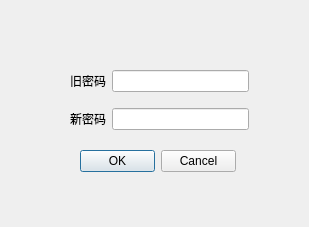
<?xml version="1.0" encoding="UTF-8"?>
<ui version="4.0">
 <class>change_psw_dialog</class>
 <widget class="QDialog" name="change_psw_dialog">
  <property name="geometry">
   <rect>
    <x>0</x>
    <y>0</y>
    <width>309</width>
    <height>227</height>
   </rect>
  </property>
  <property name="windowTitle">
   <string>修改密码</string>
  </property>
  <widget class="QDialogButtonBox" name="buttonBox">
   <property name="geometry">
    <rect>
     <x>80</x>
     <y>150</y>
     <width>156</width>
     <height>23</height>
    </rect>
   </property>
   <property name="standardButtons">
    <set>QDialogButtonBox::Cancel|QDialogButtonBox::Ok</set>
   </property>
  </widget>
  <widget class="QWidget" name="">
   <property name="geometry">
    <rect>
     <x>70</x>
     <y>70</y>
     <width>179</width>
     <height>60</height>
    </rect>
   </property>
   <layout class="QVBoxLayout" name="verticalLayout">
    <item>
     <layout class="QHBoxLayout" name="horizontalLayout">
      <item>
       <widget class="QLabel" name="label">
        <property name="text">
         <string>旧密码</string>
        </property>
       </widget>
      </item>
      <item>
       <widget class="QLineEdit" name="old_psw_edit"/>
      </item>
     </layout>
    </item>
    <item>
     <spacer name="verticalSpacer">
      <property name="orientation">
       <enum>Qt::Vertical</enum>
      </property>
      <property name="sizeHint" stdset="0">
       <size>
        <width>20</width>
        <height>40</height>
       </size>
      </property>
     </spacer>
    </item>
    <item>
     <layout class="QHBoxLayout" name="horizontalLayout_2">
      <item>
       <widget class="QLabel" name="label_2">
        <property name="text">
         <string>新密码</string>
        </property>
       </widget>
      </item>
      <item>
       <widget class="QLineEdit" name="new_psw_edit"/>
      </item>
     </layout>
    </item>
   </layout>
  </widget>
 </widget>
 <resources/>
 <connections/>
</ui>
